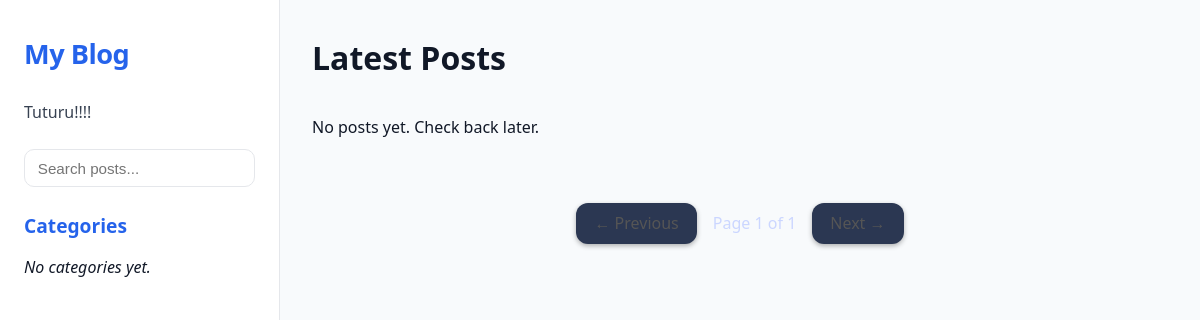
The page /blog/ on the database as committed earlier.
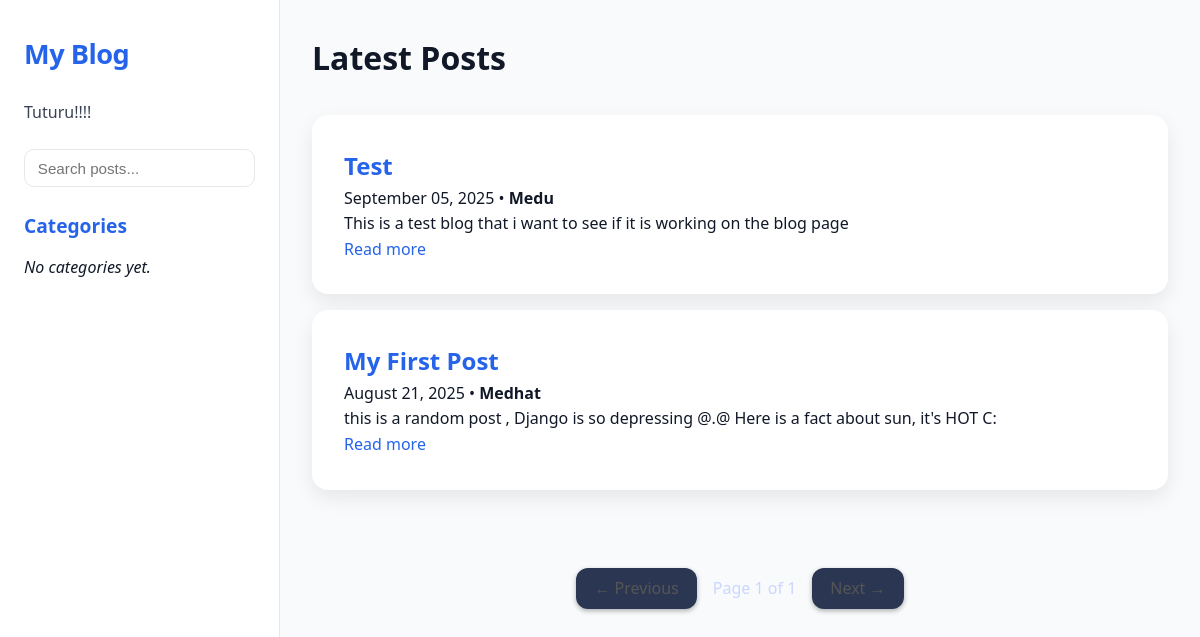
The same page on the database as committed later.
### apps/posts/models.py (models this page shows, shortened)
class Post(models.Model):
    objects = models.Manager()
    published = PublishedManager()
    class Status(models.TextChoices):
        Draft = 'DF', 'Draft'
        PUBLISHED = 'PB', 'Published'
    title = models.CharField(max_length = 250)
    slug = models.SlugField(max_length = 250 , unique_for_date='publish')
    content = models.TextField()
    body = models.TextField()
    publish = models.DateTimeField(default=timezone.now)
    created = models.DateTimeField(auto_now_add=True)
    updated = models.DateTimeField(auto_now=True)
    """
    another method we can use now from db instead of Python itself
    by adding
    from django.db.models.functions import Now
    publish = models.DateTimeField(db_default=Now())
    """
    status = models.CharField(max_length=2,choices=Status , default=Status.Draft)
    """
    ordering => Configuring what will happen when we retrive the object from the database and how it will be represented
    indexes => Configuring what will happen when we retrive the object from the database and how it will be represented
    """
    author = models.ForeignKey(
        settings.AUTH_USER_MODEL, # what model do you want to connect to
        on_delete=models.CASCADE, # delete all posts if i delete the user
        related_name='blog_posts' # name of reverse releation user.blog_posts
    )
    class Meta:
        ordering = ['-publish']
        indexes = [
            models.Index(fields=['-publish']),
            ]
    def get_absolute_url(self):
        return reverse('posts:post_detail',args=[self.publish.year,self.publish.month,self.publish.day,self.slug])

### apps/posts/views.py (the view)
# urls.py: path('', views.post_list, name='post_list'),
def post_list(request):
    posts_list = Post.published.all()
    paginator = Paginator(posts_list,3)
    page_number = request.GET.get('page' , 1)
    try:
        posts = paginator.get_page(page_number)
    except EmptyPage:
        posts = paginator.page(paginator.num_pages)
    return render(
        request,
        'blog/post/list.html',
        {'posts':posts}
    )

### apps/posts/models.py (called while the page is built)
    def get_queryset(self):
        return super(PublishedManager, self).get_queryset().filter(status=Post.Status.PUBLISHED)

### apps/posts/templates/blog/post/list.html (shortened to what this page needs)
{% extends "blog/base.html" %}
{% block content %}
<header class="blog-header">
  <h1>Latest Posts</h1>
</header>
<main class="main-content">
  {% if posts %}
    <div class="posts-grid">
      {% for post in posts %}
        <article class="post-card">
          <h2 class="post-title">
            <a href="{{ post.get_absolute_url }}">{{ post.title }}</a>
          </h2>
          <div class="post-meta">
            {{ post.publish|date:"F d, Y" }} • <strong>{{ post.author }}</strong>
          </div>
          <p class="post-excerpt">{{ post.body|truncatewords:40|linebreaks }}</p>
          <a href="{{ post.get_absolute_url }}" class="read-more">Read more</a>
        </article>
      {% endfor %}
    </div>
  {% else %}
    <p class="no-posts">No posts yet. Check back later.</p>
  {% endif %}
</main>
{% include "blog/post/pagination.html" with page=posts %}
{% endblock %}

Rows that differ between the two databases and show on the page:
added Post: title "Test", publish "September 05, 2025", author "Medu", body "This is a test blog that i want to see if it is working on the blog page"
now on this page (row edited): Post: title "My First Post", publish "August 21, 2025", author "Medhat", body "this is a random post , Django is so depressing @.@ Here is a fact about sun, it's HOT C:"
Other text that changed with them:
text no longer shown: "No posts yet. Check back later."
